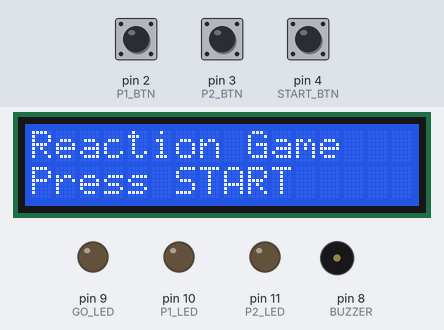
Recording of a sketch running on a simulated Arduino Uno, built with avr-gcc and run on an emulated ATmega328P. Shown: 16×2 character LCD, output pins drawn as LEDs (lit = HIGH), buzzer (waves = sounding). The inputs (shaded band) are chosen by the test bench; at power-on: pin 4 (START_BTN) HIGH, pin 2 (P1_BTN) HIGH, pin 3 (P2_BTN) HIGH. Random numbers use the default seed unless the sketch sets one; what the sketch prints to the serial monitor is not drawn.

Above: at 1.2 s.
1.3 s: pin 4 (START_BTN) pulled LOW for 0.15 s
At 2.7 s:
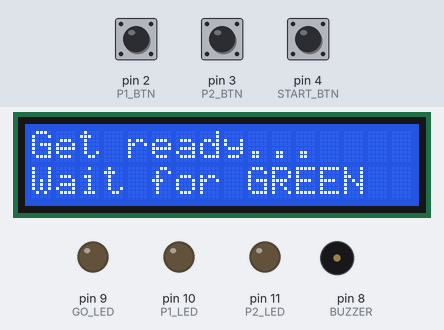
4.4 s: pin 2 (P1_BTN) pulled LOW for 0.15 s
At 5.8 s:
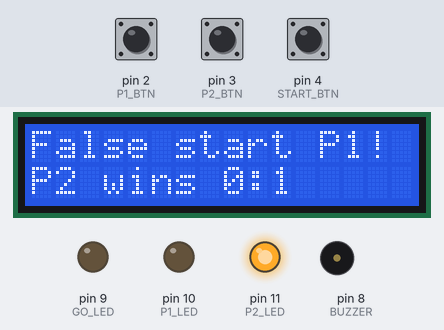
6.6 s: pin 4 (START_BTN) pulled LOW for 1 s
At 10.4 s:
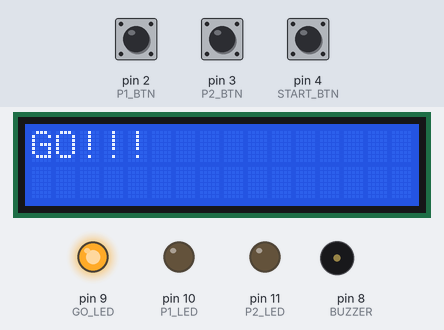
10.6 s: pin 3 (P2_BTN) pulled LOW for 0.15 s
At 11.9 s:
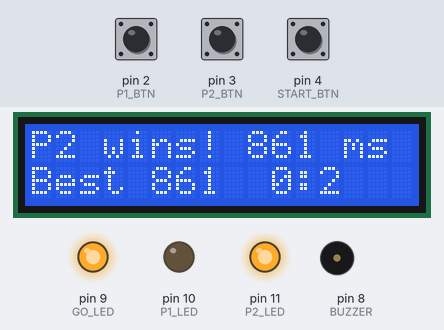
12.2 s: pin 4 (START_BTN) pulled LOW for 3.2 s
At 13.4 s:
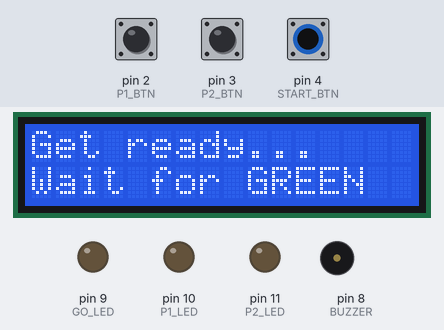
16.9 s: pin 3 (P2_BTN) pulled LOW for 1 s
At 18.9 s:
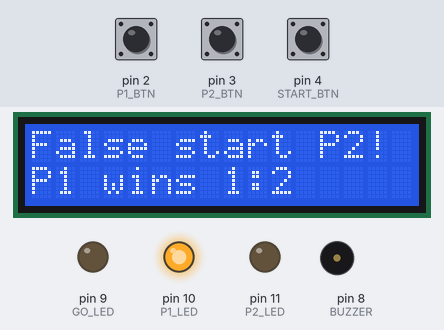
Timing chart, 0 to 20.4 s (numbered marks = the images above; inputs shaded):
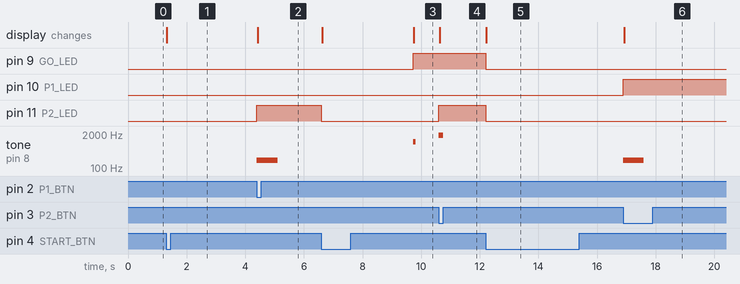

Measured:
- after the input at 1.3 s, the display: changes at once (image 1)
- after the input at 4.4 s, pin 11 (P2_LED): LOW → HIGH at once
- after the input at 6.6 s, pin 9 (GO_LED): LOW → HIGH after 3.1 s; pin 11 (P2_LED): HIGH → LOW at once; tone on pin 8 (BUZZER): silent → 1000 Hz after 3.1 s, → silent 0.08 s later; the display: first changes at once (image 3 shows a later state)
- after the input at 10.6 s, pin 11 (P2_LED): LOW → HIGH at once; tone on pin 8 (BUZZER): silent → 1800 Hz at once, → silent 0.15 s later; the display: changes at once (image 4)
- after the input at 12.2 s, pin 9 (GO_LED), pin 11 (P2_LED): HIGH → LOW at once; the display: changes at once (image 5)
- after the input at 16.9 s, pin 10 (P1_LED): LOW → HIGH at once

The sketch:

05_Reaction_Speed_Game.ino
```cpp
/*
  Reaction Speed Game (2 players)
  Electronic Physics Projects 2026-2027 (Tally Grades)

  Press START. After a random wait (2 to 5 s) the green GO light turns on and
  the buzzer beeps. The first player to press their button wins, and the LCD
  shows the reaction time in milliseconds. Pressing before GO is a false start:
  the other player wins. The best time is kept.

  Parts: Arduino Uno, 3 push buttons, 3 LEDs (green, red, blue) + 3 resistors
         220 Ohm, buzzer, LCD 16x2 with I2C.
  Library: LiquidCrystal I2C (by Frank de Brabander)

  Pins:
    Player 1 button -> D2, Player 2 button -> D3, START button -> D4 (all to GND)
    Buzzer -> D8, GO LED (green) -> D9, P1 LED (red) -> D10, P2 LED (blue) -> D11
    LCD I2C -> SDA = A4, SCL = A5
*/
#include <Wire.h>
#include <LiquidCrystal_I2C.h>

LiquidCrystal_I2C lcd(0x27, 16, 2);   // if the screen stays empty, try 0x3F

const byte P1_BTN = 2, P2_BTN = 3, START_BTN = 4;
const byte BUZZER = 8, GO_LED = 9, P1_LED = 10, P2_LED = 11;

unsigned long bestTime = 0;           // 0 = no record yet
int wins1 = 0, wins2 = 0;

bool down(byte pin) { return digitalRead(pin) == LOW; }

void show(const char* a, const char* b) {
  lcd.clear(); lcd.setCursor(0, 0); lcd.print(a); lcd.setCursor(0, 1); lcd.print(b);
}

void lightsOff() { digitalWrite(GO_LED, LOW); digitalWrite(P1_LED, LOW); digitalWrite(P2_LED, LOW); }

void announce(int winner, unsigned long ms, bool falseStart) {
  if (winner == 1) wins1++; else wins2++;
  digitalWrite(winner == 1 ? P1_LED : P2_LED, HIGH);
  char a[17], b[17];
  if (falseStart) {
    snprintf(a, sizeof(a), "False start P%d!", winner == 1 ? 2 : 1);
    snprintf(b, sizeof(b), "P%d wins %d:%d", winner, wins1, wins2);
    tone(BUZZER, 200, 700);
  } else {
    if (bestTime == 0 || ms < bestTime) bestTime = ms;
    snprintf(a, sizeof(a), "P%d wins! %lu ms", winner, ms);
    snprintf(b, sizeof(b), "Best %lu  %d:%d", bestTime, wins1, wins2);
    tone(BUZZER, 1800, 150);
  }
  show(a, b);
  Serial.println(a);
}

void setup() {
  pinMode(P1_BTN, INPUT_PULLUP); pinMode(P2_BTN, INPUT_PULLUP); pinMode(START_BTN, INPUT_PULLUP);
  pinMode(BUZZER, OUTPUT); pinMode(GO_LED, OUTPUT); pinMode(P1_LED, OUTPUT); pinMode(P2_LED, OUTPUT);
  Serial.begin(9600);
  randomSeed(analogRead(A0));          // A0 left empty: random noise
  lcd.init(); lcd.backlight();
  show("Reaction Game", "Press START");
}

void loop() {
  if (!down(START_BTN)) return;        // wait for START
  lightsOff();
  show("Get ready...", "Wait for GREEN");
  while (down(START_BTN)) {}           // wait until START is released

  unsigned long waitUntil = millis() + random(2000, 5000);
  while (millis() < waitUntil) {       // a press now is a false start
    if (down(P1_BTN)) { announce(2, 0, true); return; }
    if (down(P2_BTN)) { announce(1, 0, true); return; }
  }

  digitalWrite(GO_LED, HIGH);
  tone(BUZZER, 1000, 80);
  unsigned long goTime = millis();
  show("GO!!!", "");

  while (true) {
    bool p1 = down(P1_BTN), p2 = down(P2_BTN);
    if (p1 || p2) {
      unsigned long ms = millis() - goTime;
      announce(p1 ? 1 : 2, ms, false);   // if both in the same millisecond, P1 wins
      return;
    }
    if (millis() - goTime > 5000) { show("Too slow!", "Press START"); return; }
  }
}
```
